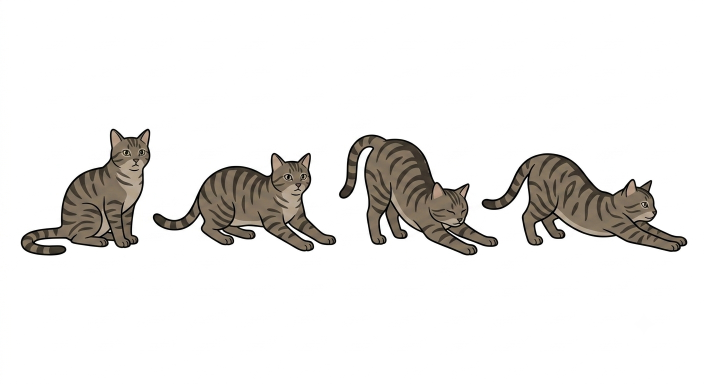
#> input picture src/pic/chill cat.png, 1408 x 768 px (shown at 1/2 size)
$ python process_sprites.py
#> lines starting #> are read from the running program, lines starting #| are printed output that depends on the picture; after the words box and inside, x2 and y2 are one past the last pixel; in counts of white or black regions, pixels touching at a corner belong together
#> in main, img is the input picture: PIL image 1408x768 RGBA; mean R, G, B, A 234.9, 233.4, 231.6, 255
#!/usr/bin/env python3
"""
Turn the raw cat sprite strips in src/pic/ into clean, transparent, per-frame PNGs
under src/assets/cat/. Each source is a horizontal strip of 4 animation frames on a
white background. We:

  1. knock the white background out to transparent (with a soft anti-aliased edge),
  2. auto-detect the 4 frame boundaries by finding vertical gaps of empty columns,
  3. trim each frame to its content and center it on a uniform square canvas,
  4. export <state>-0.png .. <state>-3.png plus a downscaled version for the widget.

Run:  python scripts/process_sprites.py
"""
import os
from PIL import Image
import numpy as np

SRC = os.path.join(os.path.dirname(__file__), "..", "src", "pic")
OUT = os.path.join(os.path.dirname(__file__), "..", "src", "assets", "cat")

# state name -> source filename
SHEETS = {
    "chill": "chill cat.png",
    "sad": "sad cat.png",
    "typing": "typing cat.png",
    "groom": "lick hand cat.png",
}

WHITE_CUTOFF = 244   # min channel value above which a pixel starts fading to transparent
FRAME_PAD = 14       # transparent padding around trimmed content, in output px
OUT_SIZE = 320       # square canvas edge for each exported frame


def to_alpha(img: Image.Image) -> np.ndarray:
    """RGBA float array with white background turned transparent.

    The lightest real cat pixel (cream belly) sits around min-channel 224, so a cutoff
    near 244 knocks out the paper-white background without eating the fur. A hard floor
    kills the faint near-white speckle that would otherwise blur the frame gaps.
    """
    arr = np.asarray(img.convert("RGBA")).astype(np.float32)
    rgb = arr[..., :3]
    mn = rgb.min(axis=2)
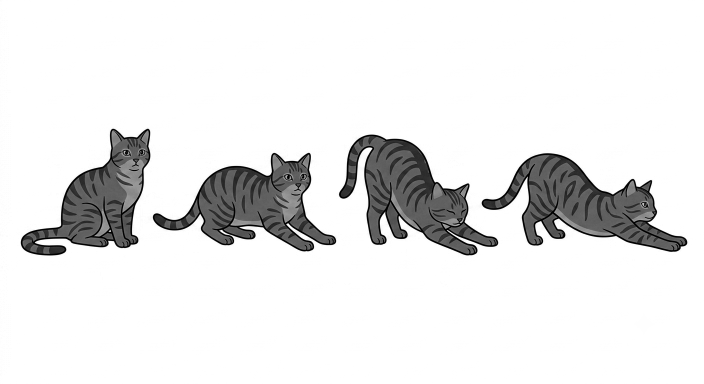
#> mn: shape (768, 1408) float32 (shown at 1/2 size); min 0, max 255, mean 231.6
    alpha = np.clip((255 - mn) / (255 - WHITE_CUTOFF), 0.0, 1.0)
    alpha[mn >= 251] = 0.0
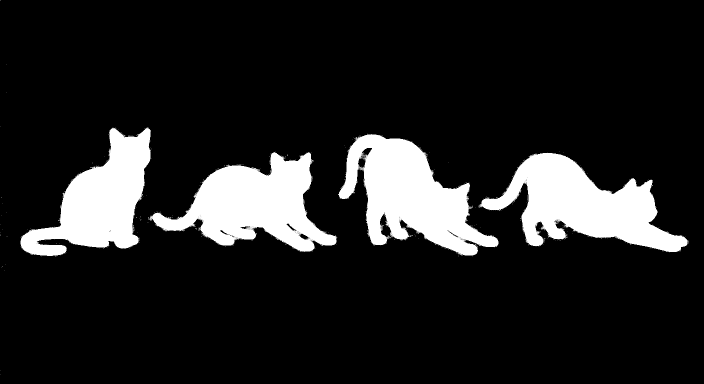
#> alpha: shape (768, 1408) float32 (shown at 1/2 size); min 0, max 1, mean 0.135
    alpha[alpha < 0.25] = 0.0  # drop speckle so frame gaps read as truly empty
    arr[..., 3] = alpha * 255.0
    return arr


def content_columns(arr: np.ndarray, min_strong=6) -> np.ndarray:
    """Per-column: does this column have enough *opaque* pixels to be real content?

    Counting strong (alpha>128) pixels, not just any alpha, keeps stray anti-alias
    wisps from bridging the gaps between the four frames.
    """
#> called with min_strong = 6
    strong = (arr[..., 3] > 128).sum(axis=0)
#> strong = 1408 values, max 235 at index 235, min 0 at index 2, mean 104
    return strong >= min_strong


def split_frames(cols: np.ndarray, want=4):
    """Segment True-runs of columns into `want` frames.

    Whiskers, tails and the sad-frame weather icons split a single cat into several
    column runs, so we (1) drop tiny noise runs, (2) glue runs across small gaps that
    clearly belong to one frame, then (3) merge the smallest remaining gaps until we
    are down to `want` frames.
    """
#> called with cols = array of shape (1408,), want = 4
    n = len(cols)
#> n = 1408
    min_run = max(8, n // 100)          # a real frame spans much more than this
#> min_run = 14
    min_gap = max(20, n // 45)          # gaps smaller than this are within one frame
#> min_gap = 31
    runs = []
    i = 0
    while i < n:
        if cols[i]:
            j = i
            while j < n and cols[j]:
                j += 1
            runs.append([i, j])
            i = j
        else:
            i += 1
#> this loop made 81 passes
#> i on passes 42, 48: 673, 1375
#> i on passes 1 to 6: 1, 2, 3, 4, 5, 6
#> after the loop, i = 1408; j = 1375; runs = [[41, 673], [678, 1375]]
    runs = [r for r in runs if (r[1] - r[0]) >= min_run]
    if not runs:
        return []
    merged = [runs[0]]
#> merged = [[41, 673]]
    for r in runs[1:]:
        if r[0] - merged[-1][1] <= min_gap:
            merged[-1][1] = r[1]
        else:
            merged.append(r)
#> this loop made 1 pass
#> after the loop, merged = [[41, 1375]]
    runs = merged
#> runs = [[41, 1375]]
    while len(runs) > want:
        gaps = [(runs[k + 1][0] - runs[k][1], k) for k in range(len(runs) - 1)]
        gaps.sort()
        _, k = gaps[0]
        runs[k][1] = runs[k + 1][1]
        del runs[k + 1]
#> this loop made 0 passes
    return runs


def clean_frame(frame: np.ndarray) -> np.ndarray:
    """Erase neighbor bleed and stray specks, keeping the main cat + nearby icons.

    Equal-quarter cuts on the overlapping sheets leave slivers of the adjacent cat
    against the left/right edge. We label connected blobs, keep the biggest (the cat),
    also keep any sizeable blob that doesn't touch a side edge (e.g. the sad frame's
    rain cloud / battery icons), and clear everything else.
    """
    from scipy import ndimage

    frame = frame.copy()
    mask = frame[..., 3] > 40
    labels, n = ndimage.label(mask)
    if n <= 1:
        return frame
    areas = ndimage.sum(mask, labels, index=range(1, n + 1))
    biggest = int(np.argmax(areas)) + 1
    w = frame.shape[1]
    keep = np.zeros_like(mask)
    for lab in range(1, n + 1):
        if lab == biggest:
            keep |= labels == lab
            continue
        if areas[lab - 1] < 0.012 * areas.max():
            continue  # speck
        xs = np.where((labels == lab).any(axis=0))[0]
        touches_edge = xs[0] <= 1 or xs[-1] >= w - 2
        if not touches_edge:
            keep |= labels == lab  # a real detached element (icon), not a bleed sliver
    frame[..., 3] *= keep
    return frame


def trim_box(frame: np.ndarray):
    a = frame[..., 3] > 8
    ys = np.where(a.any(axis=1))[0]
    xs = np.where(a.any(axis=0))[0]
    if len(ys) == 0 or len(xs) == 0:
        return None
    return xs[0], ys[0], xs[-1] + 1, ys[-1] + 1


def export(state: str, arr: np.ndarray, box):
    x0, y0, x1, y1 = box
    crop = arr[y0:y1, x0:x1]
    h, w = crop.shape[:2]
    scale = (OUT_SIZE - 2 * FRAME_PAD) / max(h, w)
    nw, nh = max(1, int(round(w * scale))), max(1, int(round(h * scale)))
    img = Image.fromarray(crop.clip(0, 255).astype(np.uint8), "RGBA").resize(
        (nw, nh), Image.LANCZOS
    )
    canvas = Image.new("RGBA", (OUT_SIZE, OUT_SIZE), (0, 0, 0, 0))
    # bottom-anchored so cats of different heights share a common "floor"
    ox = (OUT_SIZE - nw) // 2
    oy = OUT_SIZE - FRAME_PAD - nh
    canvas.paste(img, (ox, oy), img)
    return canvas


def main():
    os.makedirs(OUT, exist_ok=True)
    for state, fname in SHEETS.items():
        path = os.path.join(SRC, fname)
        img = Image.open(path)
        arr = to_alpha(img)
        cols = content_columns(arr)
        runs = split_frames(cols, want=4)
#> runs = [[41, 1375]]
        if len(runs) != 4:
            # Overlapping cats (the landscape sheets) leave no clean gaps — fall back
            # to four equal columns and let per-frame trimming tidy the edges.
            w = arr.shape[1]
#> w = 1408
            runs = [[k * w // 4, (k + 1) * w // 4] for k in range(4)]
            print(f"{state}: {img.size} -> equal quarters")
#| chill: (1408, 768) -> equal quarters
        else:
            print(f"{state}: {img.size} -> {len(runs)} frames (gap-detected)")
        for idx, (cx0, cx1) in enumerate(runs):
            sub = clean_frame(arr[:, cx0:cx1])
            box = trim_box(sub)
            if box is None:
                continue
            canvas = export(state, sub, box)
            out = os.path.join(OUT, f"{state}-{idx}.png")
            canvas.save(out)
            print(f"    frame {idx}: cols {cx0}-{cx1} -> {out}")
#> this loop made 4 passes
#> (n in clean_frame, biggest in clean_frame, x0 in export, y0 in export, x1 in export, y1 in export) on passes 1 to 4: (115, 5, 41, 255, 302, 513), (90, 6, 0, 303, 323, 504), (131, 2, 0, 268, 293, 511), (68, 4, 0, 306, 321, 504)
#> pass 1, in clean_frame, `frame = frame.copy()`:
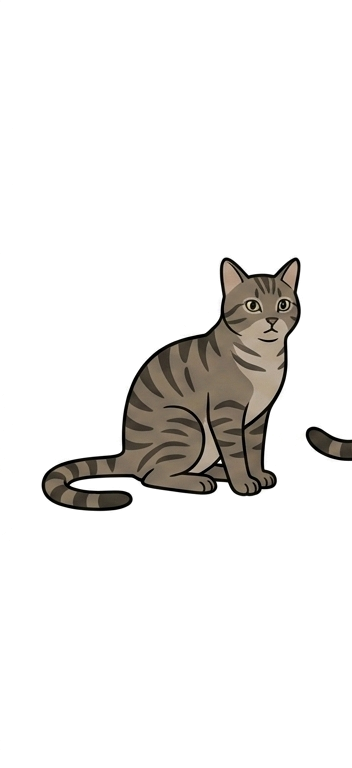
#> frame: shape (768, 352, 4) float32; mean of channels 0, 1, 2, 3 237.5, 236.2, 234.6, 31.3; transparent parts drawn white
#> pass 1, in clean_frame, `mask = frame[..., 3] > 40`:
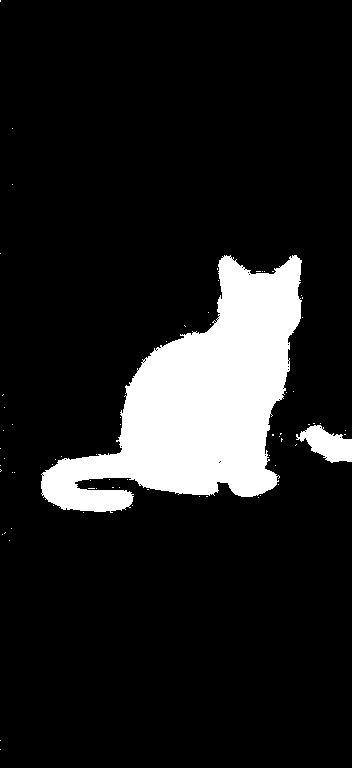
#> mask: shape (768, 352) bool; 12.4% white; 71 white regions (69 under 20 px), largest, box (x1, y1, x2, y2) and area: (41, 255, 302, 513) 32249, (296, 425, 352, 463) 1219
#> pass 1, in clean_frame, `labels, n = ndimage.label(mask)`:
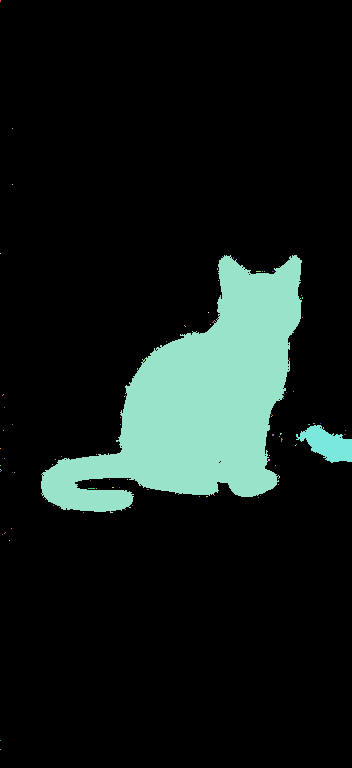
#> labels: shape (768, 352) int32; 116 distinct labels, from 0 to 115; one colour per label, 0 black
#> after the loop:
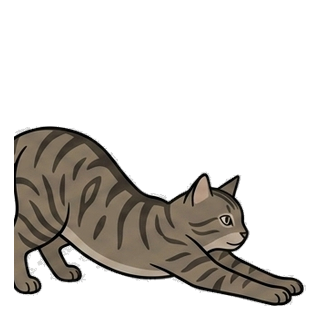
#> canvas: PIL image 320x320 RGBA; mean R, G, B, A 30.4, 27.2, 23.3, 71.4; transparent parts drawn white
#> after the loop:
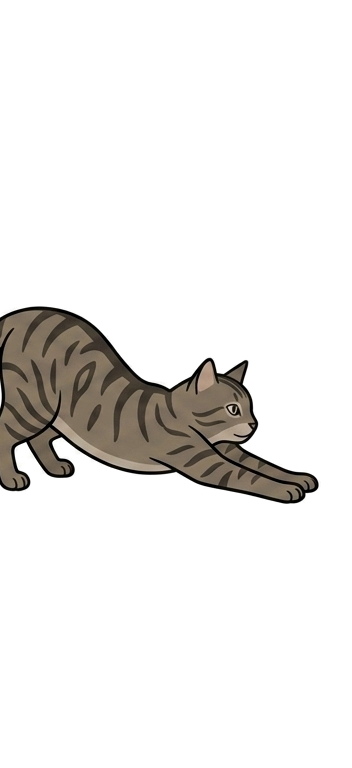
#> sub: shape (768, 352, 4) float32; mean R, G, B, A 236.3, 234.9, 233.1, 33; transparent parts drawn white
#> pass 2 of the loop in main, `for state, fname in SHEETS.items():`:
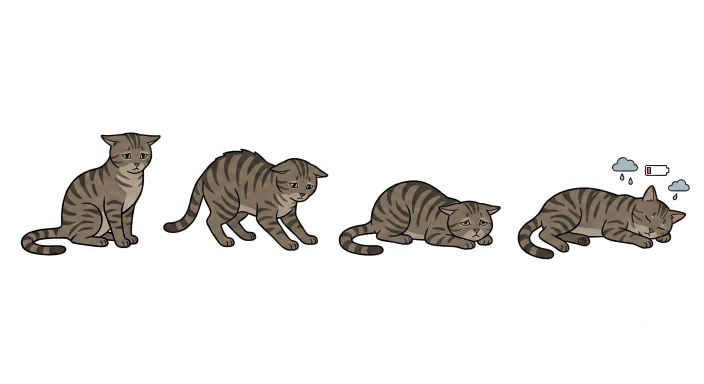
#> input picture src/pic/sad cat.png, 1408 x 768 px (shown at 1/2 size)
#> in main, img is the input picture: PIL image 1408x768 RGBA; mean R, G, B, A 236.3, 235.1, 233.5, 255
#> in to_alpha (call 2), `alpha[mn >= 251] = 0.0`:
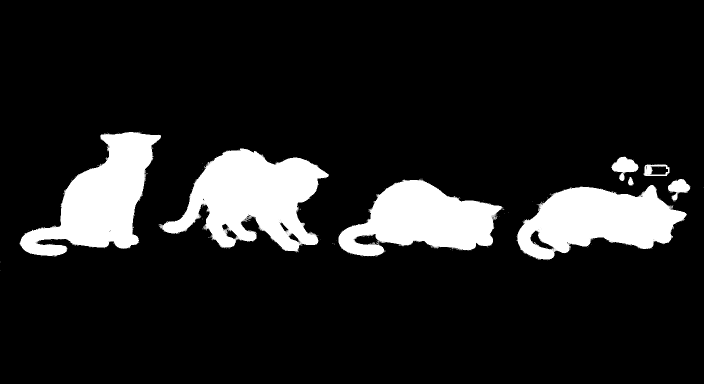
#> alpha: shape (768, 1408) float32 (shown at 1/2 size); min 0, max 1, mean 0.125
#> the loop in split_frames (call 2), `while i < n:` made 124 passes
#> i on passes 41, 63, 96: 656, 1003, 1380
#> the loop in split_frames (call 2), `for r in runs[1:]:` made 2 passes
#> in main, `runs = split_frames(cols, want=4)`: runs = [[40, 1003], [1035, 1380]]
#| sad: (1408, 768) -> equal quarters
#> the loop in main, `for idx, (cx0, cx1) in enumerate(runs):` made 4 passes
#> (n in clean_frame, biggest in clean_frame, x0 in export, y0 in export, x1 in export, y1 in export) on passes 1 to 4: (29, 2, 39, 263, 322, 513), (73, 1, 0, 297, 306, 505), (56, 4, 0, 359, 305, 513), (48, 11, 0, 313, 324, 520)
#> (printed output is left out)
#> after the loop in main, `for idx, (cx0, cx1) in enumerate(runs):`:
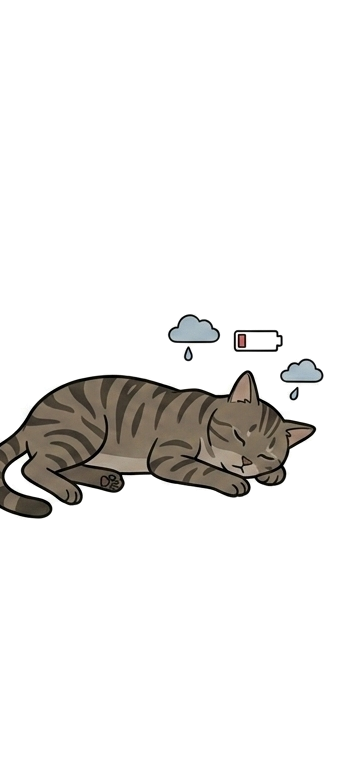
#> sub: shape (768, 352, 4) float32; mean R, G, B, A 237.6, 236.5, 235.1, 31.1; transparent parts drawn white
#> pass 3 of the loop in main, `for state, fname in SHEETS.items():`:
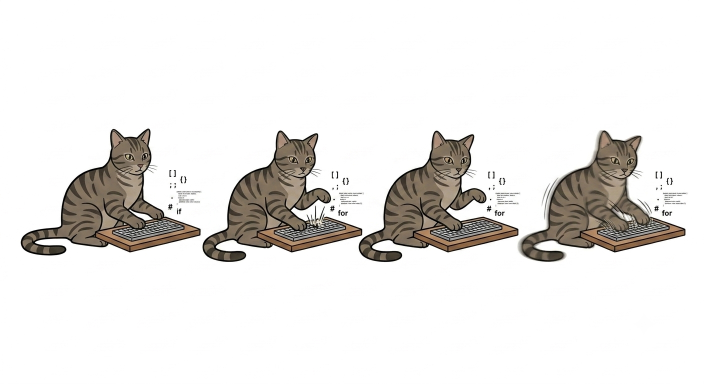
#> input picture src/pic/typing cat.png, 1408 x 768 px (shown at 1/2 size)
#> in main, img is the input picture: PIL image 1408x768 RGBA; mean R, G, B, A 233.5, 231.7, 229.6, 255
#> in to_alpha (call 3), `alpha[mn >= 251] = 0.0`:
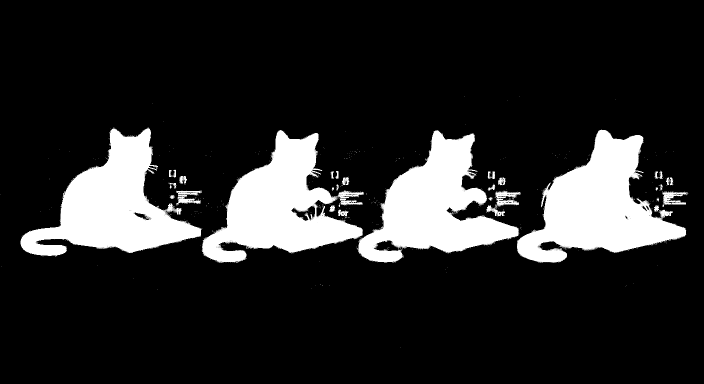
#> alpha: shape (768, 1408) float32 (shown at 1/2 size); min 0, max 1, mean 0.155
#> in main, `runs = split_frames(cols, want=4)`: runs = [[41, 1372]]
#| typing: (1408, 768) -> equal quarters
#> the loop in main, `for idx, (cx0, cx1) in enumerate(runs):` made 4 passes
#> (n in clean_frame, biggest in clean_frame, x0 in export, y0 in export, x1 in export, y1 in export) on passes 1 to 4: (96, 6, 41, 255, 352, 513), (181, 2, 51, 260, 352, 526), (158, 5, 9, 260, 337, 526), (125, 2, 0, 259, 319, 526)
#> (printed output is left out)
#> after the loop in main, `for idx, (cx0, cx1) in enumerate(runs):`:
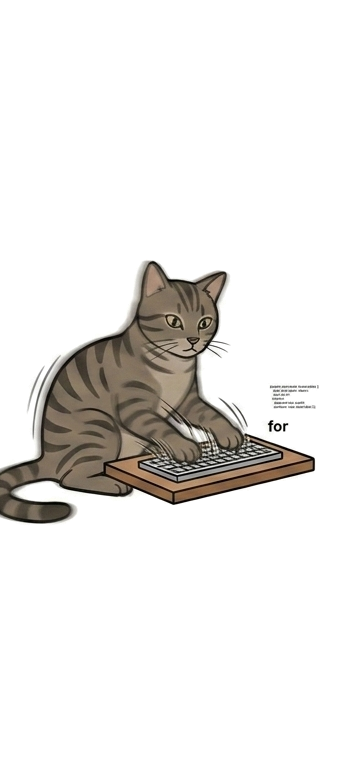
#> sub: shape (768, 352, 4) float32; mean R, G, B, A 234.4, 232.6, 230.3, 40.5; transparent parts drawn white
#> the loop made 4 passes; the first 3 are shown


if __name__ == "__main__":
    main()
